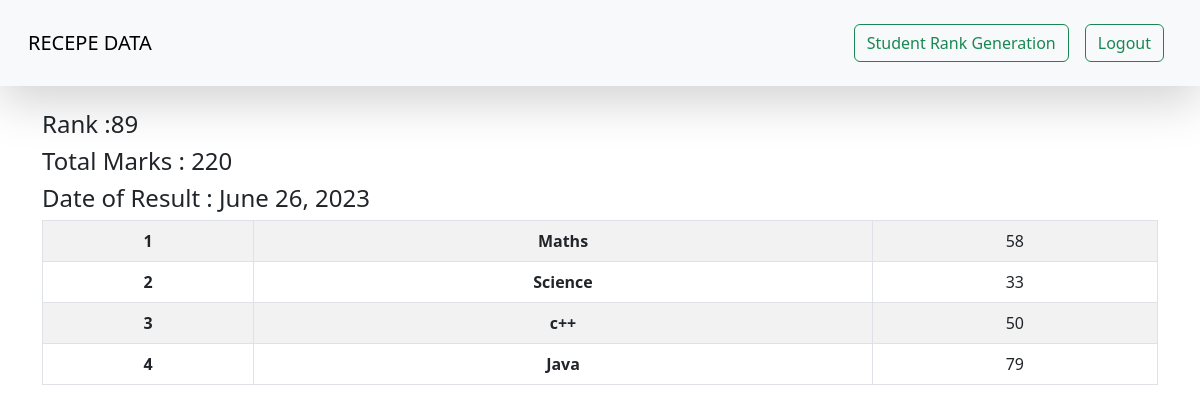
The app's page /see_marks/STU-0635 (signed in) with its own data.
### vege/models.py (models this page shows, shortened)
class Subject_marks(models.Model):
    student=models.ForeignKey(Student,related_name='studentmarks',on_delete=models.CASCADE)
    subject=models.ForeignKey(Subject,on_delete=models.CASCADE)
    marks=models.IntegerField(default=0)
    class meta:
        unique_together=['student','subject']

class Student(models.Model):
    department=models.ForeignKey(Department,related_name='depart',on_delete=models.CASCADE)
    student_id=models.OneToOneField(StudentId,related_name='studentid',on_delete=models.CASCADE)
    student_name=models.CharField(max_length=100)
    student_email=models.EmailField(unique=True)
    student_age=models.IntegerField(default=10)
    student_address=models.TextField()
    class meta:
        ordering=['student_name']
        verbose_name='student'

class ReportCard(models.Model):
    student=models.ForeignKey(Student,related_name="studentreportcard",on_delete=models.CASCADE)
    student_rank=models.IntegerField()
    data_of_reportcard_generation=models.DateField(auto_now_add=True)
    class meta:
        unique_together=['student_rank','data_of_reportcard_generation']

class Subject(models.Model):
    subject_name=models.CharField(max_length=100)

### vege/views.py (the view)
# urls.py: path("see_marks/<student_id>", views.see_marks, name="see_marks"),
@login_required(login_url='/login/')
def see_marks(request,student_id):
    queryset=Subject_marks.objects.filter(student__student_id__student_id=student_id)
    total_marks=queryset.aggregate(total_marks=Sum('marks'))
    return render(request,'report/see_marks.html',{'queryset':queryset,'total_marks':total_marks})

### vege/templates/report/see_marks.html
{% extends 'base.html' %}
{% block start %}
    <div class="container">
        <h4>Rank :{{queryset.first.student.studentreportcard.first.student_rank}} </h4>
        <h4>Total Marks : {{total_marks.total_marks}}</h4>
        <h4>Date of Result : {{queryset.first.student.studentreportcard.first.data_of_reportcard_generation}}</h4>
        <table class="table  table-striped table-bordered text-center">
            <tbody>
                {% for marks in  queryset %}
                    <tr>
                        <th scope="row">{{forloop.counter}}</th>
                        <td>
                           <b>{{marks.subject.subject_name}}</b> </td>
                        <td>{{marks.marks}}</td>
                    </tr>
                {% endfor %}
                </tbody>
          </table>
    </div>
{% endblock start %}

### records on screen
Subject_marks: first.student.studentreportcard.first.student_rank "89", first.student.studentreportcard.first.data_of_reportcard_generation "June 26, 2023", subject.subject_name "Maths", marks "58"
Subject_marks: subject.subject_name "Science", marks "33"
Subject_marks: subject.subject_name "c++", marks "50"
Subject_marks: subject.subject_name "Java", marks "79"

### other values on screen
{{ total_marks.total_marks }} "220"
